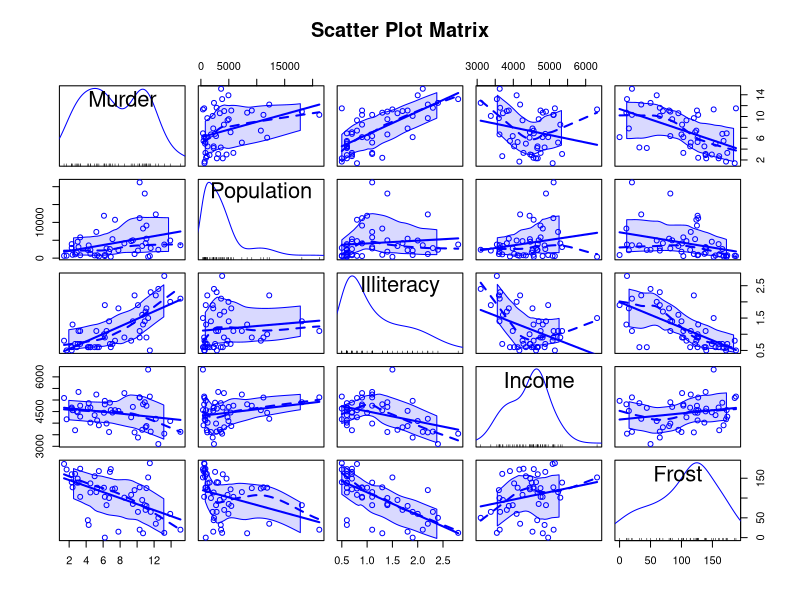
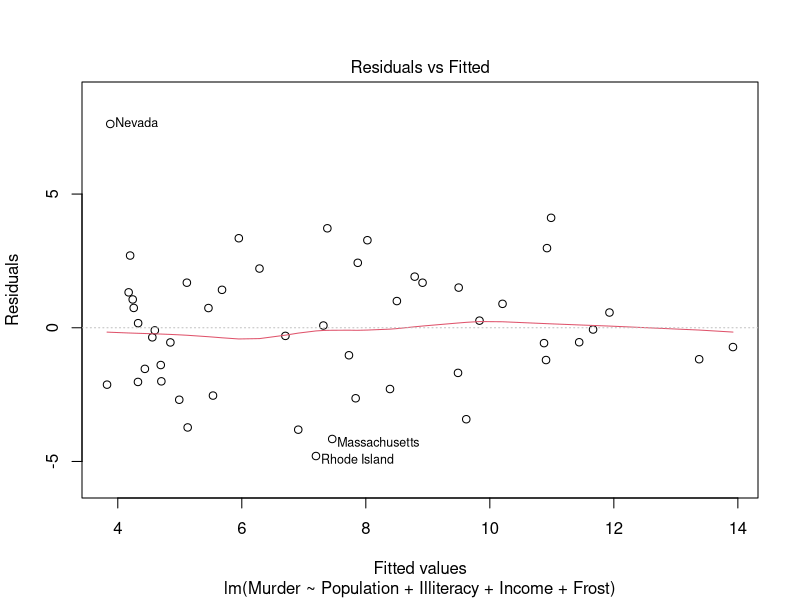
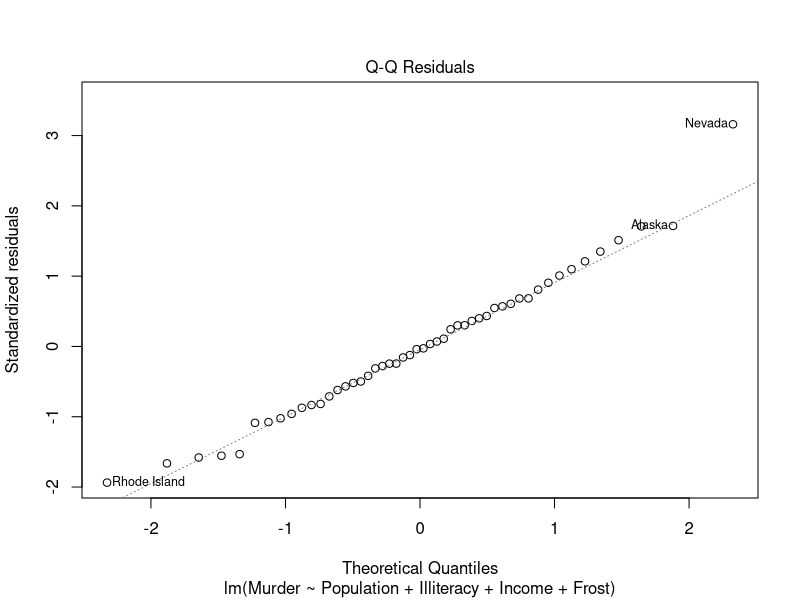
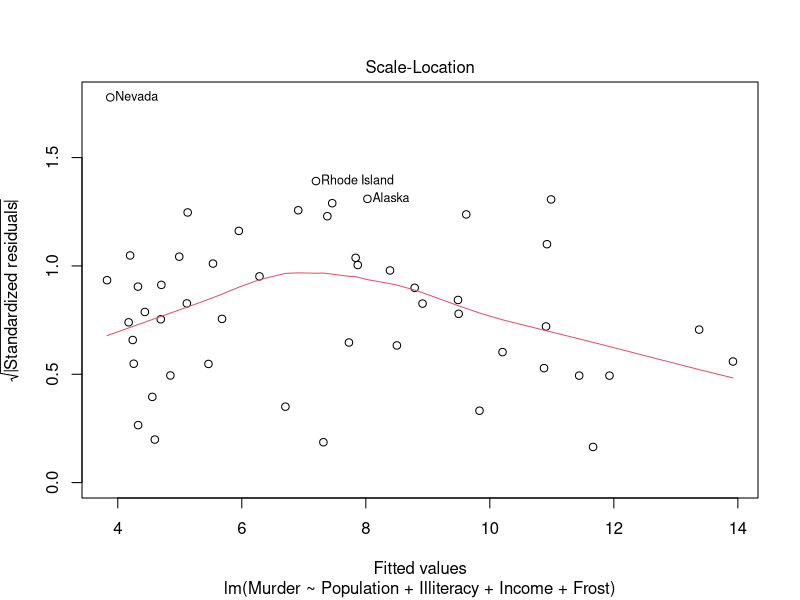
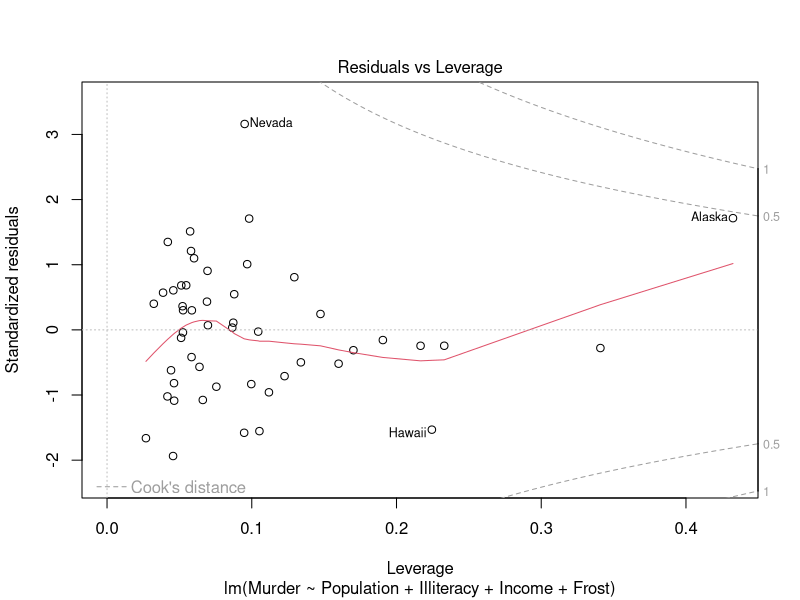

The R script that drew these images, in order:
## ---- chunk 1
help("state.x77")
states <- as.data.frame(state.x77[,c("Murder", "Population",
                        "Illiteracy", "Income", "Frost")])
## ---- chunk 2
cor(states, method = "pearson")
## ---- chunk 3
library(car)
scatterplotMatrix(states, spread=FALSE, smoother.args=list(lty=2),
    main="Scatter Plot Matrix")
## ---- chunk 4
states <- as.data.frame(state.x77[,c("Murder", "Population",
                        "Illiteracy", "Income", "Frost")])
fit <- lm(Murder ~ Population + Illiteracy + Income + Frost, data=states)
#par(mfrow=c(2,2))
summary(fit)
plot(fit)
